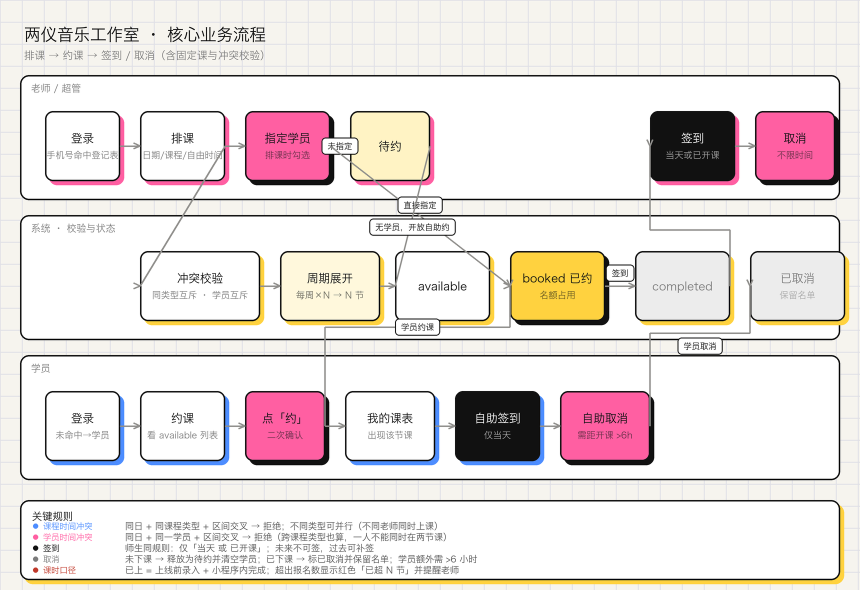
#> input picture docs/mockups/00-业务流程图.png, 1720 x 1180 px (shown at 1/2 size); its folder holds only this picture in this run
$ python build_overview.py
#> lines starting #> are read from the running program, lines starting #| are printed output that depends on the picture
# -*- coding: utf-8 -*-
"""把所有原型图拼成一张总览图（便于快速走查；PRD 内引用的是单页图）"""
import os, glob
from PIL import Image
OUT = os.path.join(os.path.dirname(__file__), '..', 'docs', 'mockups')
names = [n for n in sorted(os.listdir(OUT)) if n.endswith('.png') and not n.startswith('_')]
cols, cw, gap = 5, 300, 20
ims = []
for n in names:
    im = Image.open(os.path.join(OUT, n))
#> im is the input picture: PIL image 1720x1180 RGB; mean R, G, B 231.7, 223, 220.9
    ims.append(im.resize((cw, int(im.height*cw/im.width)), Image.LANCZOS))
rh = max(i.height for i in ims)
#> rh = 205
rows = (len(ims)+cols-1)//cols
#> rows = 1
c = Image.new('RGB', (cols*(cw+gap)+gap, rows*(rh+gap)+gap), '#EDEFF4')
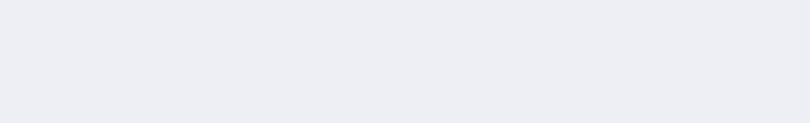
#> c: PIL image 1620x245 RGB (shown at 1/2 size); mean R, G, B 237, 239, 244
for k, im in enumerate(ims):
    r, col = divmod(k, cols)
    c.paste(im, (gap+col*(cw+gap), gap+r*(rh+gap)))
#> this loop made 1 pass
#> (r, col) on pass 1: (0, 0)
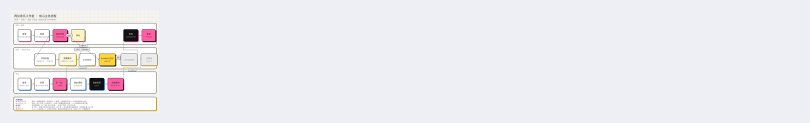
#> c: PIL image 1620x245 RGB (shown at 1/2 size); mean R, G, B 236, 236.4, 240.3
c.save(os.path.join(OUT, '_overview.png'))
print('ok _overview.png', c.size, len(ims), '张')
#| ok _overview.png (1620, 245) 1 张

$ run again, on docs/mockups/04-排课.png
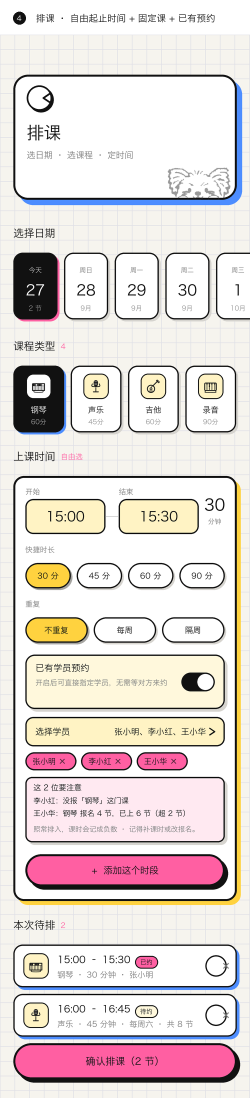
#> input picture docs/mockups/04-排课.png, 750 x 3292 px (shown at 1/3 size)
#> im is the input picture: PIL image 750x3292 RGB; mean R, G, B 226.3, 215.9, 214.1
#> rh = 1316
#> rows = 1
#> the loop `for k, im in enumerate(ims):` made 1 pass
#> (r, col) on pass 1: (0, 0)
#> after the loop `for k, im in enumerate(ims):`:
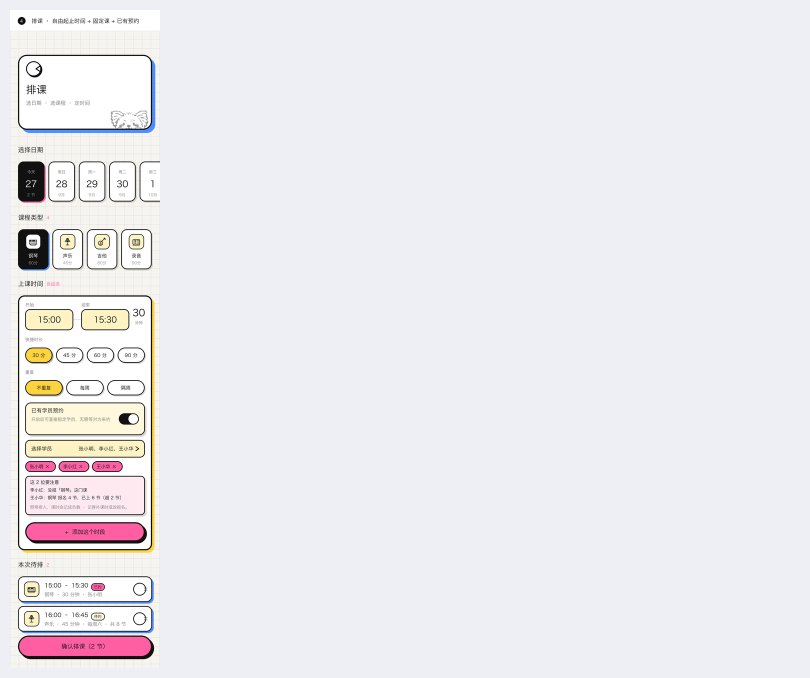
#> c: PIL image 1620x1356 RGB (shown at 1/2 size); mean R, G, B 235, 234.8, 238.6
#| ok _overview.png (1620, 1356) 1 张

$ run again, on docs/mockups/05-约课管理.png
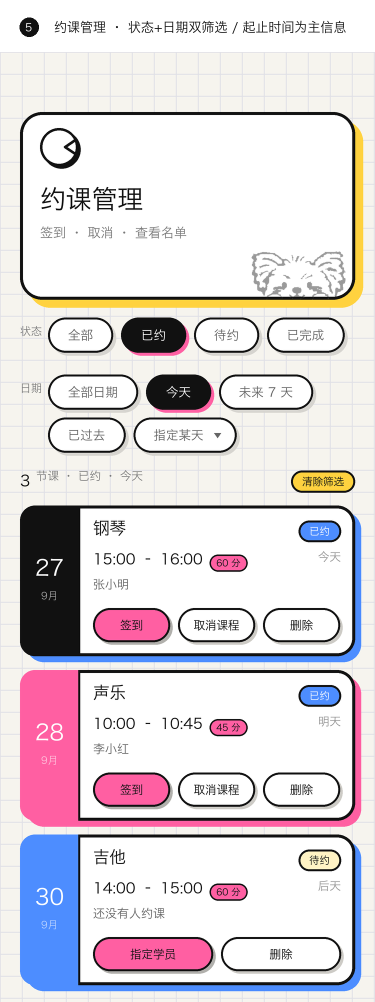
#> input picture docs/mockups/05-约课管理.png, 750 x 2004 px (shown at 1/2 size)
#> im is the input picture: PIL image 750x2004 RGB; mean R, G, B 221, 214, 218.8
#> rh = 801
#> rows = 1
#> the loop `for k, im in enumerate(ims):` made 1 pass
#> (r, col) on pass 1: (0, 0)
#> after the loop `for k, im in enumerate(ims):`:
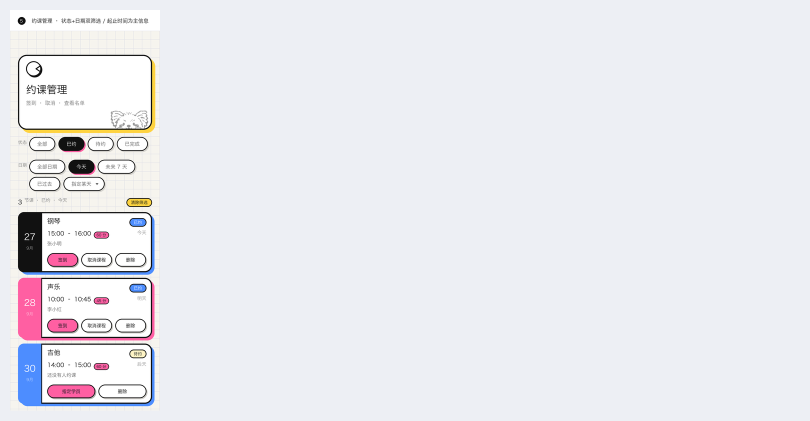
#> c: PIL image 1620x841 RGB (shown at 1/2 size); mean R, G, B 234.1, 234.5, 239.5
#| ok _overview.png (1620, 841) 1 张

$ run again, on docs/mockups/06-学员管理.png
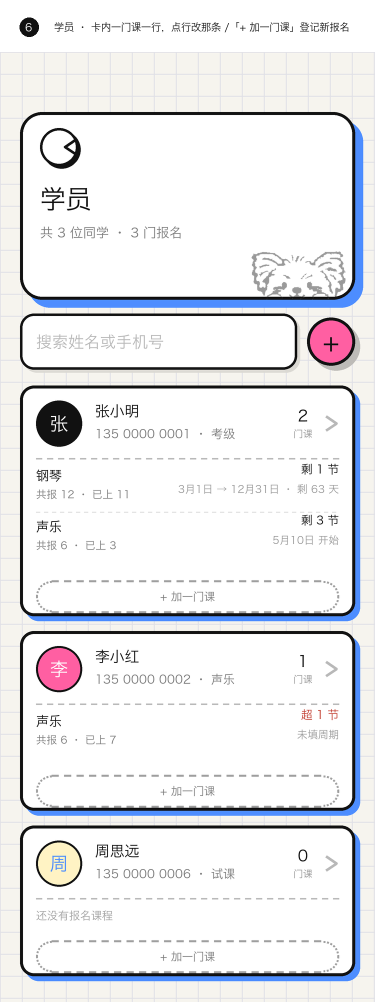
#> input picture docs/mockups/06-学员管理.png, 750 x 2004 px (shown at 1/2 size)
#> im is the input picture: PIL image 750x2004 RGB; mean R, G, B 232.9, 233.4, 236.2
#> rh = 801
#> rows = 1
#> the loop `for k, im in enumerate(ims):` made 1 pass
#> (r, col) on pass 1: (0, 0)
#> after the loop `for k, im in enumerate(ims):`:
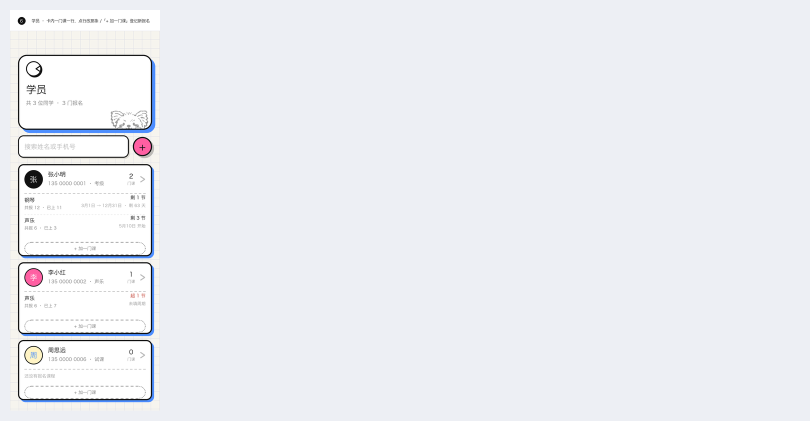
#> c: PIL image 1620x841 RGB (shown at 1/2 size); mean R, G, B 236.2, 237.9, 242.6
#| ok _overview.png (1620, 841) 1 张
